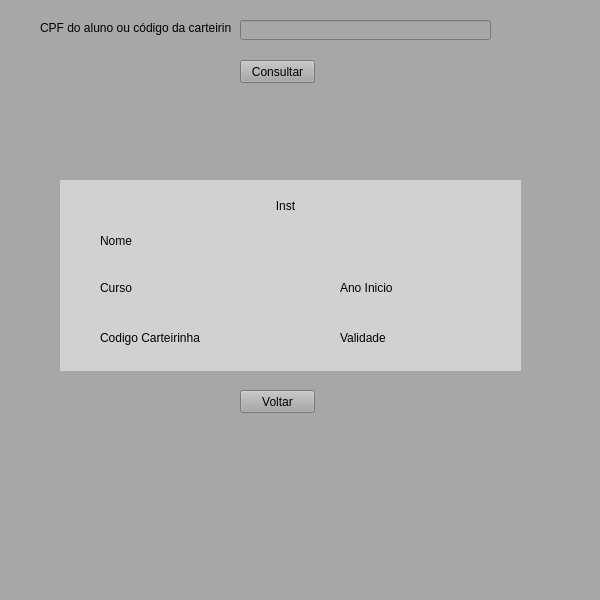
<?xml version="1.0" encoding="UTF-8"?>
<ui version="4.0">
 <class>consultarCarteirinha</class>
 <widget class="QMainWindow" name="consultarCarteirinha">
  <property name="geometry">
   <rect>
    <x>0</x>
    <y>0</y>
    <width>600</width>
    <height>600</height>
   </rect>
  </property>
  <property name="windowTitle">
   <string>MainWindow</string>
  </property>
  <property name="styleSheet">
   <string notr="true">background-color: rgb(167, 167, 167);</string>
  </property>
  <widget class="QWidget" name="centralwidget">
   <widget class="QLabel" name="label">
    <property name="geometry">
     <rect>
      <x>40</x>
      <y>20</y>
      <width>191</width>
      <height>16</height>
     </rect>
    </property>
    <property name="text">
     <string>CPF do aluno ou código da carteirinha:</string>
    </property>
   </widget>
   <widget class="QLineEdit" name="entradaCPF">
    <property name="geometry">
     <rect>
      <x>240</x>
      <y>20</y>
      <width>251</width>
      <height>20</height>
     </rect>
    </property>
   </widget>
   <widget class="QWidget" name="widget" native="true">
    <property name="geometry">
     <rect>
      <x>60</x>
      <y>180</y>
      <width>461</width>
      <height>191</height>
     </rect>
    </property>
    <property name="styleSheet">
     <string notr="true">
background-color: rgb(209, 209, 209);</string>
    </property>
    <widget class="QLabel" name="labelNome">
     <property name="geometry">
      <rect>
       <x>40</x>
       <y>50</y>
       <width>401</width>
       <height>21</height>
      </rect>
     </property>
     <property name="text">
      <string>Nome</string>
     </property>
    </widget>
    <widget class="QLabel" name="labelCurso">
     <property name="geometry">
      <rect>
       <x>40</x>
       <y>100</y>
       <width>221</width>
       <height>16</height>
      </rect>
     </property>
     <property name="text">
      <string>Curso</string>
     </property>
    </widget>
    <widget class="QLabel" name="labelAno">
     <property name="geometry">
      <rect>
       <x>280</x>
       <y>100</y>
       <width>161</width>
       <height>16</height>
      </rect>
     </property>
     <property name="text">
      <string>Ano Inicio</string>
     </property>
    </widget>
    <widget class="QLabel" name="labelCodigo">
     <property name="geometry">
      <rect>
       <x>40</x>
       <y>150</y>
       <width>221</width>
       <height>16</height>
      </rect>
     </property>
     <property name="text">
      <string>Codigo Carteirinha</string>
     </property>
    </widget>
    <widget class="QLabel" name="labelValidade">
     <property name="geometry">
      <rect>
       <x>280</x>
       <y>150</y>
       <width>161</width>
       <height>16</height>
      </rect>
     </property>
     <property name="text">
      <string>Validade</string>
     </property>
    </widget>
    <widget class="QLabel" name="labelInstituto">
     <property name="geometry">
      <rect>
       <x>110</x>
       <y>10</y>
       <width>231</width>
       <height>31</height>
      </rect>
     </property>
     <property name="text">
      <string>Inst</string>
     </property>
     <property name="alignment">
      <set>Qt::AlignCenter</set>
     </property>
    </widget>
   </widget>
   <widget class="QPushButton" name="btnConsultar">
    <property name="geometry">
     <rect>
      <x>240</x>
      <y>60</y>
      <width>75</width>
      <height>23</height>
     </rect>
    </property>
    <property name="text">
     <string>Consultar</string>
    </property>
   </widget>
   <widget class="QPushButton" name="btnVoltar">
    <property name="geometry">
     <rect>
      <x>240</x>
      <y>390</y>
      <width>75</width>
      <height>23</height>
     </rect>
    </property>
    <property name="text">
     <string>Voltar</string>
    </property>
   </widget>
   <widget class="QLabel" name="labelMensagem">
    <property name="geometry">
     <rect>
      <x>130</x>
      <y>120</y>
      <width>361</width>
      <height>20</height>
     </rect>
    </property>
    <property name="text">
     <string/>
    </property>
   </widget>
  </widget>
  <widget class="QStatusBar" name="statusbar"/>
 </widget>
 <resources/>
 <connections/>
</ui>
